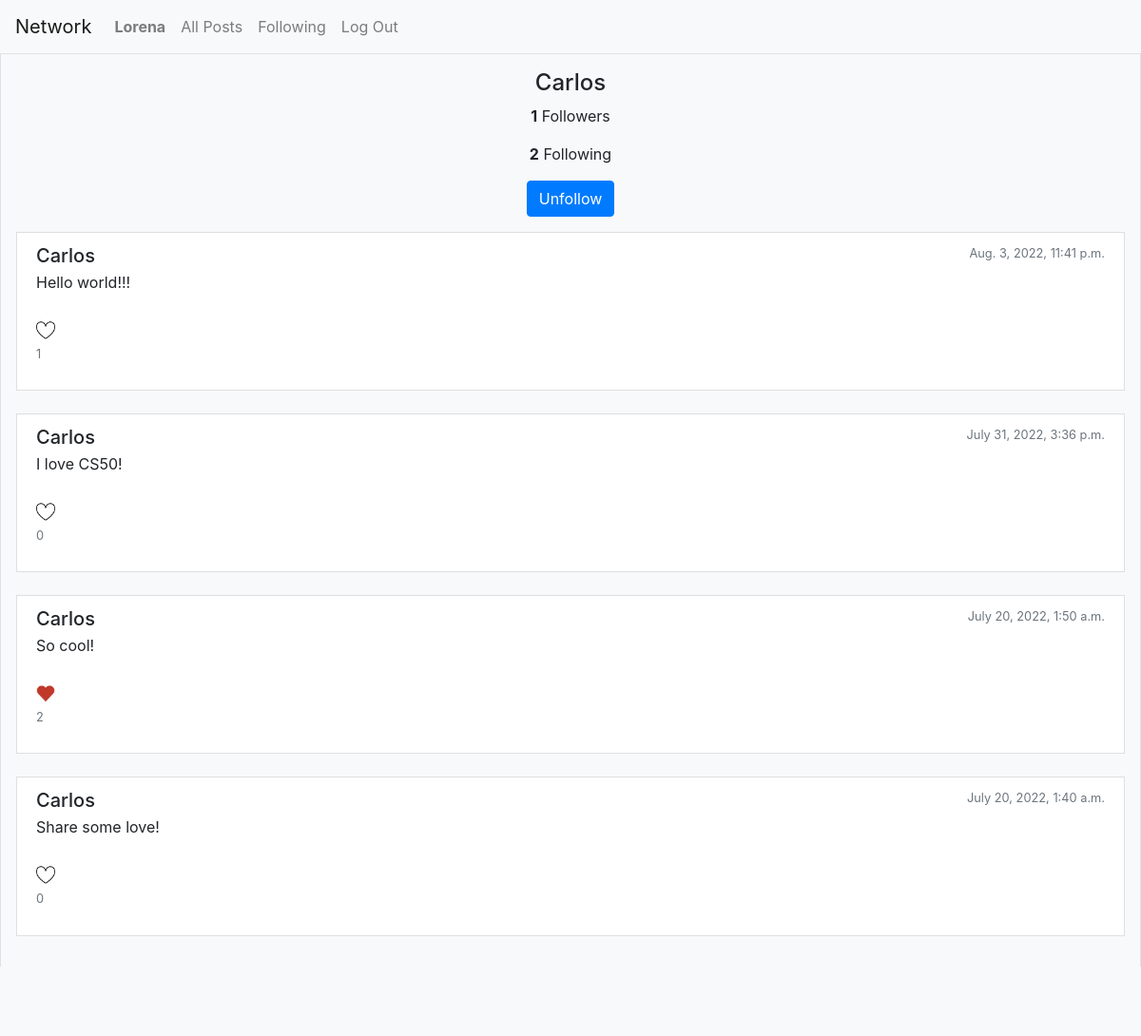
The page /user_profile/1 (signed in) on the database its author committed.
### network/models.py (models this page shows, shortened)
class User(AbstractUser):
    pass
    following = models.ManyToManyField("self", blank=True, related_name='followers', symmetrical=False)

class PostModel(models.Model):
    body = models.CharField(max_length=280)
    likes = models.ManyToManyField("User", blank=True, related_name='likes', symmetrical=False)
    created_by = models.ForeignKey("User", on_delete=models.CASCADE)
    created_at = models.DateTimeField(auto_now_add=True)

### network/views.py (the view)
# urls.py: path("user_profile/<str:user>", views.user_profile, name="user_profile"),
@login_required
def user_profile(request, user):
    posts = PostModel.objects.filter(created_by = user).annotate(number_of_likes=Count('likes', distinct=True)).order_by('-created_at')
    print(posts)
    paginator = Paginator(posts, 10)
    page_number = request.GET.get('page')
    page_obj = paginator.get_page(page_number)
    following = User.objects.get(pk = user).following.all().count()
    followers = User.objects.get(pk = user).followers.all().count()
    already_follows = User.objects.get(pk = request.user.id).following.all().filter(id = user).exists()
    print('already_follows: ' + str(already_follows))
    print('request.user.id: ' + str(request.user.id))
    profile_owner = str(user) == str(request.user.id)
    return render(request, "network/user_profile.html", {
        'user': User.objects.get(pk = user),
        'page_obj': page_obj,
        'following': following,
        'followers': followers,
        'already_follows': already_follows,
        'profile_owner': profile_owner
    })

### network/templates/network/user_profile.html (shortened to what this page needs)
{% extends "network/layout.html" %}
{% load static %}
{% block body %}
<div class="row gx-5">
    <div class="col">
        <div class="p-3 border bg-light">
            <div style="text-align: center;">
                <h4>{{ user.username }}</h4>
                <p><strong>{{ followers }}</strong> Followers</p>
                <p><strong>{{ following }}</strong> Following</p>
                {% if profile_owner == True %}
                {% elif already_follows == True %}
                <form method="post" action="{% url 'unfollow' user.pk %}">
                    <button type="submit" class="btn btn-primary">Unfollow</button>
                </form>
                {% elif already_follows == False %}
                <form method="post" action="{% url 'follow' user.pk %}">
                    {% csrf_token %}
                    <button type="submit" class="btn btn-primary">Follow</button>
                </form>
                {% endif %}
            </div>
            <div>
                <p>
                {% for post in page_obj %}
                <div class="list-group-item">
                    <div class="d-flex w-100 justify-content-between">
                        <h5 class="mb-1">{{ post.created_by }}</h5>
                        <small class="text-muted">{{ post.created_at }}</small>
                    </div>
                    <p id="post_body_{{ post.id }}" class="mb-1">{{ post.body }}</p>
                    <small class="text-muted">
                        <textarea id='edit_textarea_{{ post.id }}' style="display: none;"></textarea><br>
                        {% if request.user in post.likes.all %}
                        <input id='like_button_{{ post.id }}' type="image" style="width: 20px;" onclick="like_post('{{ post.id }}', '{{ request.user.id }}')" src="{% static 'network/unlike.png' %}">
                        {% else %}
                        <input id='like_button_{{ post.id }}' type="image" style="width: 20px;" onclick="like_post('{{ post.id }}', '{{ request.user.id }}')" src="{% static 'network/like.png' %}">
                        {% endif %}
                        <p id="post_{{ post.id }}"> {{ post.number_of_likes }} </p>
                    </small>
                </div>
                <br>
                {% endfor %}
                </p>
            </div>
            <nav>
                <ul class="pagination">
                        <li class="page-item disabled"><a class="page-link" href="?page={{ page_obj.number }}">{{ page_obj.number }}</a></li>
                </ul>
            </nav>
        </div>
    </div>
</div>
{% endblock %}

### network/templates/network/layout.html (shortened to what this page needs)
{% load static %}
<!DOCTYPE html>
<html lang="en">
    <head>
        <link rel="stylesheet" href="https://stackpath.bootstrapcdn.com/bootstrap/4.4.1/css/bootstrap.min.css">
        <link rel="stylesheet" href="{% static 'network/styles.css' %}">
    </head>
    <body>
        <nav class="navbar navbar-expand-lg navbar-light bg-light">
            <a class="navbar-brand" href="#">Network</a>
            <div>
              <ul class="navbar-nav mr-auto">
                {% if user.is_authenticated %}
                    <li class="nav-item">
                        <a class="nav-link" href="{% url 'user_profile' request.user.id %}"><strong>{{ request.user.username }}</strong></a>
                    </li>
                {% endif %}
                <li class="nav-item">
                  <a id="all-posts" class="nav-link" href="{% url 'index' %}">All Posts</a>
                </li>
                {% if user.is_authenticated %}
                    <li class="nav-item">
                        <a class="nav-link" href="{% url 'following' %}">Following</a>
                    </li>
                    <li class="nav-item">
                        <a class="nav-link" href="{% url 'logout' %}">Log Out</a>
                    </li>
                {% endif %}
              </ul>
            </div>
          </nav>
        <div class="body">
            {% block body %}
            {% endblock %}
        </div>
    </body>
</html>

### rows shown on the page
User: user.username "Lorena"
User: username "Carlos"
PostModel: created_by "Carlos", created_at "Aug. 3, 2022, 11:41 p.m.", body "Hello world!!!", number_of_likes "1"
PostModel: created_by "Carlos", created_at "July 31, 2022, 3:36 p.m.", body "I love CS50!", number_of_likes "0"
PostModel: created_by "Carlos", created_at "July 20, 2022, 1:50 a.m.", body "So cool!", number_of_likes "2"
PostModel: created_by "Carlos", created_at "July 20, 2022, 1:40 a.m.", body "Share some love!", number_of_likes "0"

### other values the page prints
{{ followers }} "1"
{{ following }} "2"
